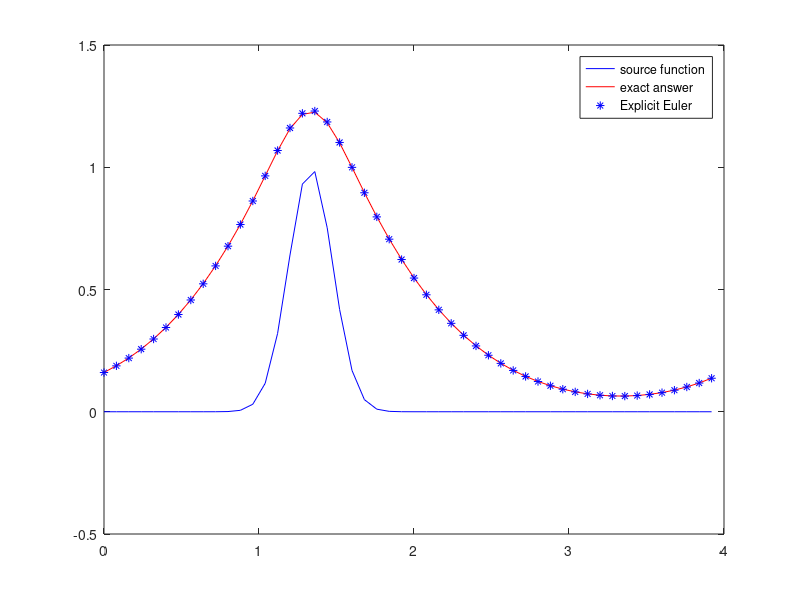
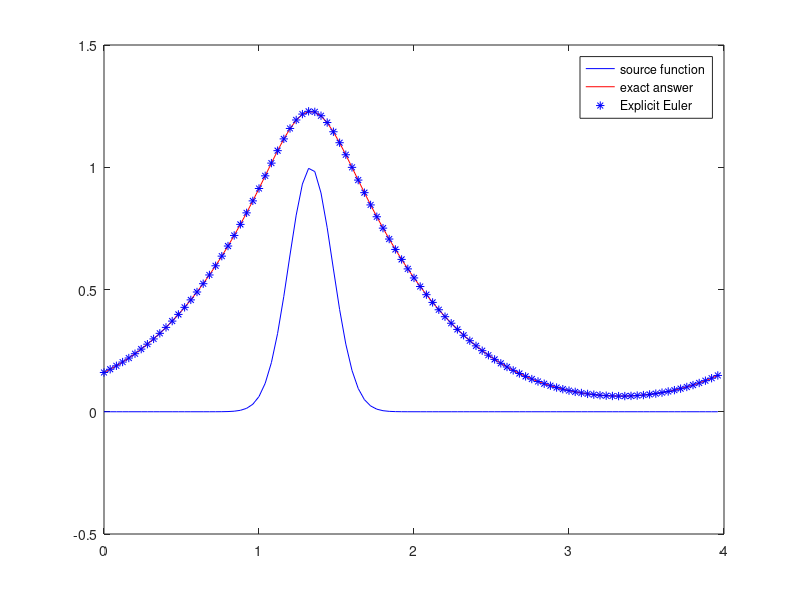

Write MATLAB code to recreate these figures, in order.
% CERM_lab_21121
% Exercise 2

%%%%%%%% comment:
% here we are having time disceretization of order 1 and space
% discertization of order 2, so the empirical convergence should be a
% number between these two 


clear all
close all
clc

l = @(v, dx) sqrt(sum(dx * abs(v) .^ 2));

L = 4;
T = 5;
v = 0.1;
N = 50;

dx = L / N;
xn = [0 : dx : L-dx]';


c0 = @(x) 0;
c0hat = fft(zeros(size(xn)));
fc0 = ifft(c0hat);

s = @(x) exp(-((x-L/3)/(L/20)) .^2);
shat = fft(s(xn));
fs = ifft(shat);


            % exact solution with separation of variables


kk = [0 : N/2, -N/2+1 : -1]';
omega = 2 * pi / L;

omegak = omega * kk;

alphak = v * (omegak * j).^2 ;


chat = zeros(N,1);
chat(1) =  shat(1) * T;

chat (2:N) = shat(2:N) .* (exp(alphak(2:N) * T)-1)./ alphak(2:N);


cheat = ifft(chat);

plot(xn, fs, 'b', xn, cheat, 'r')

legend('source function', 'exact answer')

hold on

            % Separation of variables

N = 50;
M = 500;
dt = T / M;
dx = L / N;



cold = zeros(N,1);
cnew = cold;
t = 0;

for n = 1 : M

    cnew(1) = cold(1) + dt * v * (cold(2) - 2*cold(1) + cold(N))./(dx.^2) + dt * s(xn(1)); %s(xper(1), t)


    for i = 2 : N-1

        cnew(i) = cold(i) + dt * v * (cold(i+1) - 2*cold(i) + cold(i-1))./ (dx.^2) + dt * s(xn(i));%s(xper(i), t)

    end

    cnew(N) = cold(N) + dt * v * (cold(1) - 2*cold(N) + cold(N-1))./ (dx.^2) + dt * s(xn(N));%s(xper(), t)

    t = t + dt;
    cold = cnew;

end
error1 = cheat - cnew;
abserror1 = abs(cheat - cnew);
norm2_1 = norm(abserror1)*sqrt(dx);
% 
% relError1Norm2 = l(cheat - cnew, dx) / l(cheat, dx);
% relError1NormInf = norm(cheat - cnew, inf)/ norm(cheat, inf);
% 


plot(xn, cnew, 'b*')
legend('source function', 'exact answer', 'Explicit Euler')




%%%%%%%%%%%%%%%%%%%% do it again with  N = 100 and M = 1000 to find p_emp

clc

l = @(v, dx) sqrt(sum(dx * abs(v) .^ 2));

L = 4;
T = 5;
v = 0.1;
N = 100;

dx = L / N;
xn = [0 : dx : L-dx]';


c0 = @(x) 0;
c0hat = fft(zeros(size(xn)));
fc0 = ifft(c0hat);

s = @(x) exp(-((x-L/3)/(L/20)) .^2);
shat = fft(s(xn));
fs = ifft(shat);


            % exact solution with separation of variables


kk = [0 : N/2, -N/2+1 : -1]';
omega = 2 * pi / L;

omegak = omega * kk;

alphak = v * (omegak * j).^2 ;


chat = zeros(N,1);
chat(1) =  shat(1) * T;

chat (2:N) = shat(2:N) .* (exp(alphak(2:N) * T)-1)./ alphak(2:N);


cheat = ifft(chat);
figure()
plot(xn, fs, 'b', xn, cheat, 'r')

legend('source function', 'exact answer')

hold on

            % Separation of variables

N = 100;
M = 1000;
dt = T / M;
dx = L / N;



cold = zeros(N,1);
cnew = cold;
t = 0;

for n = 1 : M

    cnew(1) = cold(1) + dt * v * (cold(2) - 2*cold(1) + cold(N))./(dx.^2) + dt * s(xn(1));


    for i = 2 : N-1

        cnew(i) = cold(i) + dt * v * (cold(i+1) - 2*cold(i) + cold(i-1))./ dx.^2 + dt * s(xn(i));

    end

    cnew(N) = cold(N) + dt * v * (cold(1) - 2*cold(N) + cold(N-1))./ dx.^2 + dt * s(xn(N));

    t = t + dt;
    cold = cnew;

end

error2 = cheat - cnew;
abserror2 = abs(cheat - cnew);
norm2_2 = norm(abserror2)*sqrt(dx);
% relError2Norm2 = l(cheat - cnew, dx) / l(cheat, dx);
% relError2NormInf = norm(cheat - cnew, inf)/ norm(cheat, inf);

% p_emp = -log2(l(error2, L/1000)/l(error1, L/500))
p_emp = -log2(norm2_2/norm2_1)

plot(xn, cnew, 'b*')
legend('source function', 'exact answer', 'Explicit Euler')

%pemp not working correctly